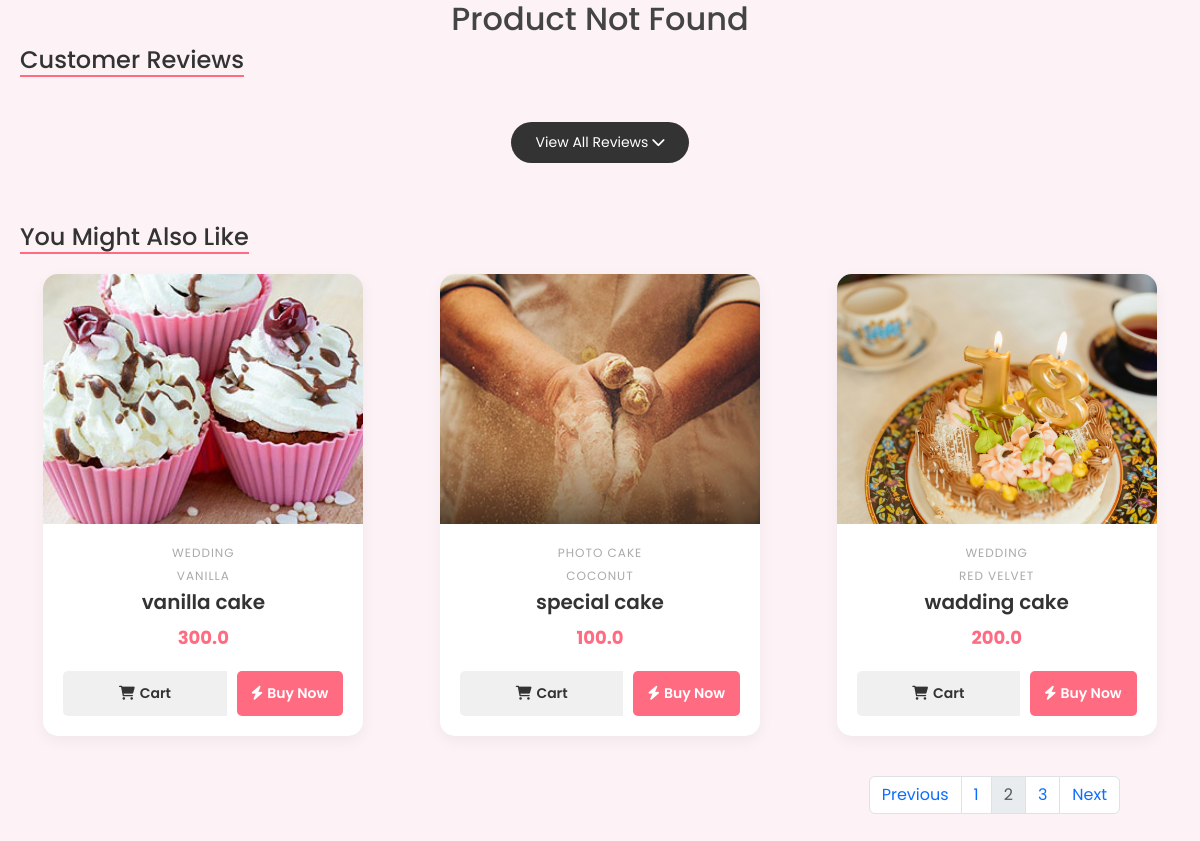
Page /product_details?page=2 on the committed database.
### myapp/models.py (models this page shows, shortened)
class Product(models.Model):
    category=models.ForeignKey(Categories,on_delete=models.CASCADE)
    flavour=models.ForeignKey(Flavour,on_delete=models.CASCADE)
    p_name=models.CharField(max_length=50)
    p_weight=models.FloatField()
    p_price=models.FloatField()
    p_desc=models.TextField()
    p_img=models.ImageField(upload_to='products/')

class Categories(models.Model):
    category_name=models.CharField(max_length=50)
    def __str__(self):
        return self.category_name

class Flavour(models.Model):
    flavour_name=models.CharField(max_length=50)
    def __str__(self):
        return self.flavour_name

### myapp/views.py (the view)
# urls.py: path('product_details',views.product_details,name='product_details'),
def product_details(request):
    product=Product.objects.all()
    paginator=Paginator(product,3)
    page=request.GET.get('page')
    data=paginator.get_page(page)
    id=request.GET.get('product')
    prod=None
    if id:
        prod=Product.objects.get(id=id)
        feedback=Feedback.objects.filter(product_id=prod)
        gallery=Gallery.objects.filter(product_id=prod)
        return render(request,'product_details.html',{'prod':prod,'product':data,'feedback':feedback,'gallerys':gallery})
    return render(request,"product_details.html",{'product':data})

### templates/product_details.html (shortened to what this page needs)
<!DOCTYPE html>
<html lang="en">
<head>
    <link href="https://cdn.jsdelivr.net/npm/bootstrap@5.3.8/dist/css/bootstrap.min.css" rel="stylesheet"
>
   <link rel="stylesheet" href="https://cdnjs.cloudflare.com/ajax/libs/font-awesome/6.0.0/css/all.min.css">
</head>
<body>
    <div class="container">
        {%if prod%}
        <div class="product-wrapper">
            <div class="product-gallery">
                <div class="main-image-box">
                    <img id="mainImage" src="{{prod.p_img.url}}" alt="Main Cake Image">
                </div>
                <div class="thumbnail-row">
                    <img class="thumb active" src="{{prod.p_img.url}}" onclick="changeImage(this)">
                    {%if gallerys%}
                    {%for gallery in gallerys%}
                    {% if gallery.img_p1 %}
                    <img class="thumb" src="{{gallery.img_p1.url}}" onclick="changeImage(this)">
                    {% endif %}
                    {% if gallery.img_p2 %}
                    <img class="thumb" src="{{gallery.img_p2.url}}" onclick="changeImage(this)">
                    {% endif %}
                    {% if gallery.img_p3 %}
                    <img class="thumb" src="{{gallery.img_p3.url}}" onclick="changeImage(this)">
                    {% endif %}
                    {% comment %} <img class="thumb" src="https://images.unsplash.com/photo-1578985545062-69928b1d9587?ixlib=rb-1.2.1&auto=format&fit=crop&w=800&q=80" onclick="changeImage(this)"> {% endcomment %}
                    {%endfor%}
                    {%endif%}
                </div>
            </div>
            <div class="product-info">
                <div class="breadcrumb">
                    <a href="/">Home</a> / {{prod.category}}
                </div>
                <h1>{{prod.p_name}}</h1>
                <div class="rating">
                    <i class="fas fa-star"></i>
                    <i class="fas fa-star"></i>
                    <i class="fas fa-star"></i>
                    <i class="fas fa-star"></i>
                    <i class="fas fa-star-half-alt"></i>
                    <span>(120 Reviews)</span>
                </div>
                <div class="price">₹{{prod.p_price}}</div>
                <p class="desc">
                    {{prod.p_desc}}
                </p>
                <form method="post" action="/buynow" class="actions-form">
                    {% csrf_token %}
                    <div class="qty-box">
                        <button type="button" onclick="changeQty(-1)">-</button>
                        <input type="text" value="1" id="qtyInput" name="quantity" readonly>
                        <button type="button" onclick="changeQty(1)">+</button>
                    </div>
                    <input type="hidden" value="{{prod.id}}" name="product"/>
                    <button type="submit" class="btn-buy">Buy Now</button>
                </form>
                <div class="meta-info">
                    <p><strong>SKU:</strong> CK-00{{prod.id}}</p>
                    <p><strong>Category:</strong> {{prod.category}}</p>
                    <p><strong>Tags:</strong> Sweet, Party, {{prod.category}}</p>
                </div>
            </div>
        </div>
        {%else%}
        <center><h2>Product Not Found</h2></center>
        {%endif%}
        <h3 class="section-title">Customer Reviews</h3>
        <div class="reviews-wrapper">
            <div class="toggle-btn-container">
                <button class="toggle-btn" id="viewAllBtn" onclick="toggleReviews(true)">
                    View All Reviews <i class="fas fa-chevron-down"></i>
                </button>
            </div>
        </div>
        <h3 class="section-title">You Might Also Like</h3>
        <div class="product-grid">
            {%if product%}
            {%for prod in product%}
            <div class="product-card">
                <div class="image-box">
                    <img src="{{prod.p_img}}" alt="Strawberry Cake">
                </div>
                <div class="details">
                    <span class="category-tag">{{prod.category}}</span>
                    <span class="category-tag">{{prod.flavour}}</span>
                    <h3 class="product-title">{{prod.p_name}}</h3>
                    <span class="price">{{prod.p_price}}</span>
                    <div class="btn-group">
                        <a href="{% url 'cart' prod.id %}" class="btn btn-cart"><i class="fas fa-shopping-cart"></i> Cart</a>
                        <form method="get" action="/product_details">
                        <button type="submit" class="btn btn-buy"><i class="fas fa-bolt"></i> Buy Now</button>
                        </form>
                    </div>
                </div>
            </div>
            {%endfor%}
            {%else%}
            <h2>product not found</h2>
            {%endif%}
        </div>
        <div style="width:100vw;display:flex;flex-direction:row-reverse;">
            <div aria-label="Page navigation example" style="margin-right:5%;">
                <ul class="pagination" style="margin:40px 40px 0 0;">
                    {%if product.has_previous%}
                    <li class="page-item"><a class="page-link" href="?{% if prod%}product={{prod.id}}&{%endif%}page={{product.previous_page_number}}">Previous</a>
                    </li>
                    {%else%}
                    <li class="page-item"><a class="page-link disabled">Previous</a></li>
                    {%endif%}
                    {%with start=product.number|add:"-1" end=product.number|add:"1"%}
                        {% for num in product.paginator.page_range%}
                            {%if num >= start and num <= end %}
                             {%if num == product.number%}
                             <li class="page-item"><a class="page-link disabled">{{num}}</a></li>
                            {%else %}
                            <li class="page-item"><a class="page-link" href="?{% if prod%}product={{prod.id}}&{%endif%}page={{num}}">{{num}}</a></li>
                             {%endif%}
                            {%endif%}
                        {%endfor%}
                    {% endwith %}
                        {%if product.has_next%}
                        <li class="page-item"><a class="page-link" href="?{% if prod%}product={{prod.id}}&{%endif%}page={{product.next_page_number}}">Next</a></li>
                        {%else%}
                        <li class="page-item"><a class="page-link disabled">Next</a></li>
                        {%endif%}
                </ul>
            </div>
        </div>
    </div>
</body>
</html>

### rows in the picture
Product: p_img (picture), category "WEDDING", flavour "VANILLA", p_name "vanilla cake", p_price "300.0"
Product: p_img (picture), category "PHOTO CAKE", flavour "COCONUT", p_name "special cake", p_price "100.0"
Product: p_img (picture), category "WEDDING", flavour "RED VELVET", p_name "wadding cake", p_price "200.0"

### other values in the picture
{{ num }} "1" "3"
{{ num }} "2"
